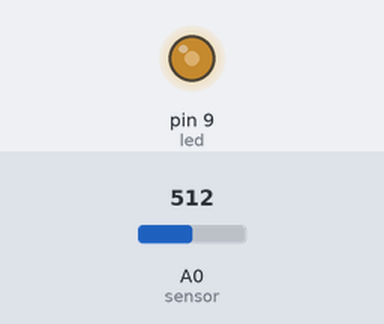
This sketch was run on a simulated Arduino Uno, built with avr-gcc and run on an emulated ATmega328P. Shown: output pins drawn as LEDs (lit = HIGH). Inputs (shaded band) come from the test bench; at power-on: A0 (sensor) = 512.

Above: at 1.2 s.
1.3 s: A0 (sensor) set to 716
At 2.3 s:
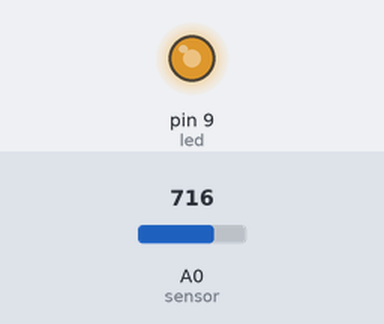
2.8 s: A0 (sensor) set to 900
At 3.5 s:
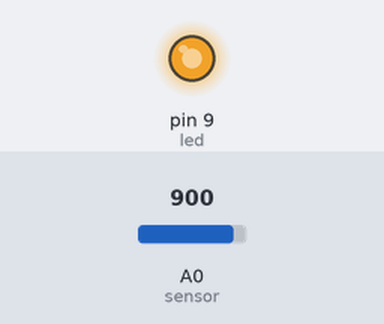
4.3 s: A0 (sensor) set to 122
At 4.8 s:
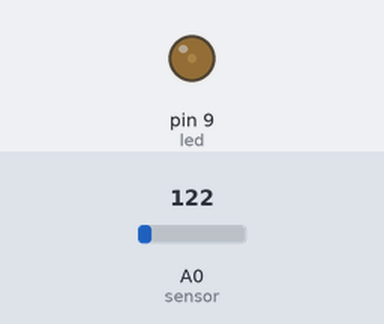
5.8 s: A0 (sensor) set to 0
At 7.0 s:
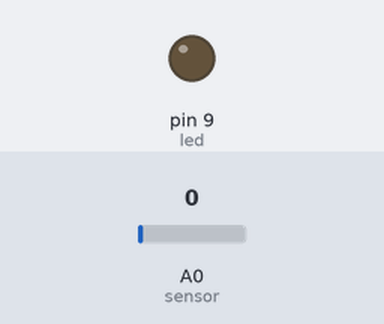
7.3 s: A0 (sensor) set to 511
At 8.5 s:
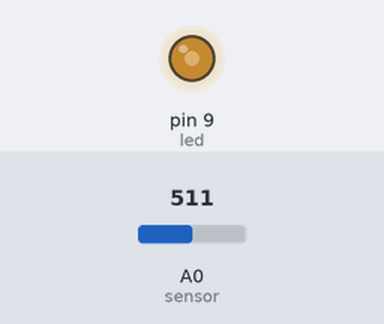
Timing chart, 0 to 9.8 s (numbered marks = the images above; inputs shaded):
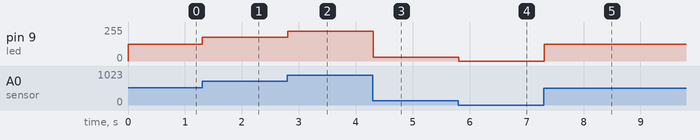

Measured:
- after the input at 1.3 s, pin 9 (led): 127/255 → 178/255 at once
- after the input at 2.8 s, pin 9 (led): 178/255 → 224/255 at once
- after the input at 4.3 s, pin 9 (led): 224/255 → 30/255 at once
- after the input at 5.8 s, pin 9 (led): 30/255 → 0/255 at once
- after the input at 7.3 s, pin 9 (led): 0/255 → 127/255 at once

The sketch:

sketch_dec05a.ino
```cpp
int sensor = 0; //可変抵抗器のピン
int sensorVal = 0; //可変抵抗器の値を保存する変数

int led = 9; //LEDのピン
int ledVal = 0; // LEDに送る値

void setup() {
  pinMode(led,OUTPUT);
}

void loop() {
  sensorVal = analogRead(sensor); //可変抵抗器の値を読む
//  Serial.println(val);
  //可変抵抗器の0-1023の値を0-255に変換
  ledVal = map(sensorVal,0,1023,0,255);

  //シリアル送信 Processingに送る
  Serial.write((byte)ledVal);

  // LEDにmapValを書き込み
  analogWrite(led, ledVal);

  delay(100);
}
```
